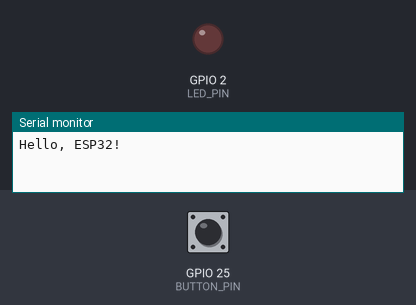
Simulated run of this program. Board: ESP32. Parts: output pins drawn as LEDs (lit = HIGH), the last lines printed to the serial monitor. Inputs (shaded band) come from the test bench; at power-on: GPIO 25 (BUTTON_PIN) HIGH.

Above: at 1.8 s.
1.9 s: GPIO 25 (BUTTON_PIN) pulled LOW for 1.15 s
At 2.6 s:
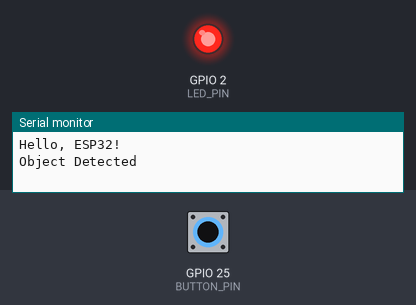
5.5 s: GPIO 25 (BUTTON_PIN) pulled LOW for 3.2 s
At 10.5 s:
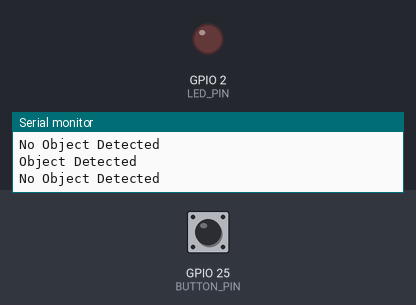
Timing chart, 0 to 12.0 s (numbered marks = the images above; inputs shaded):
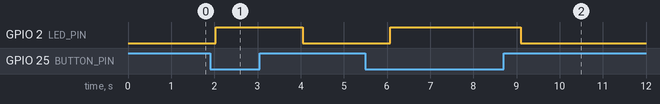

Measured:
- after the input at 1.9 s, GPIO 2 (LED_PIN): LOW → HIGH after 0.13 s, → LOW 2.0 s later
- after the input at 5.5 s, GPIO 2 (LED_PIN): LOW → HIGH after 0.57 s, → LOW 3.0 s later

The program:

main.cpp
```cpp
#include <Arduino.h>

#define BUTTON_PIN 25
#define LED_PIN 2

int led_state = LOW;
int button_state;
int last_button_state;

void setup() {
    Serial.begin(115200);
    Serial.println("Hello, ESP32!");
    pinMode(LED_PIN, OUTPUT);
    pinMode(BUTTON_PIN, INPUT_PULLUP);
    button_state = digitalRead(BUTTON_PIN);
}

void loop() {
    last_button_state = button_state;
    button_state = digitalRead(BUTTON_PIN);
    delay(10);

    if (button_state != last_button_state && button_state == LOW) {
        Serial.println("Object Detected");
        led_state = HIGH;
        digitalWrite(LED_PIN, led_state);
    } else if (button_state != last_button_state && button_state == HIGH) {
        Serial.println("No Object Detected");
        led_state = LOW;
        digitalWrite(LED_PIN, led_state);
    }

    delay(1000);
}
```
